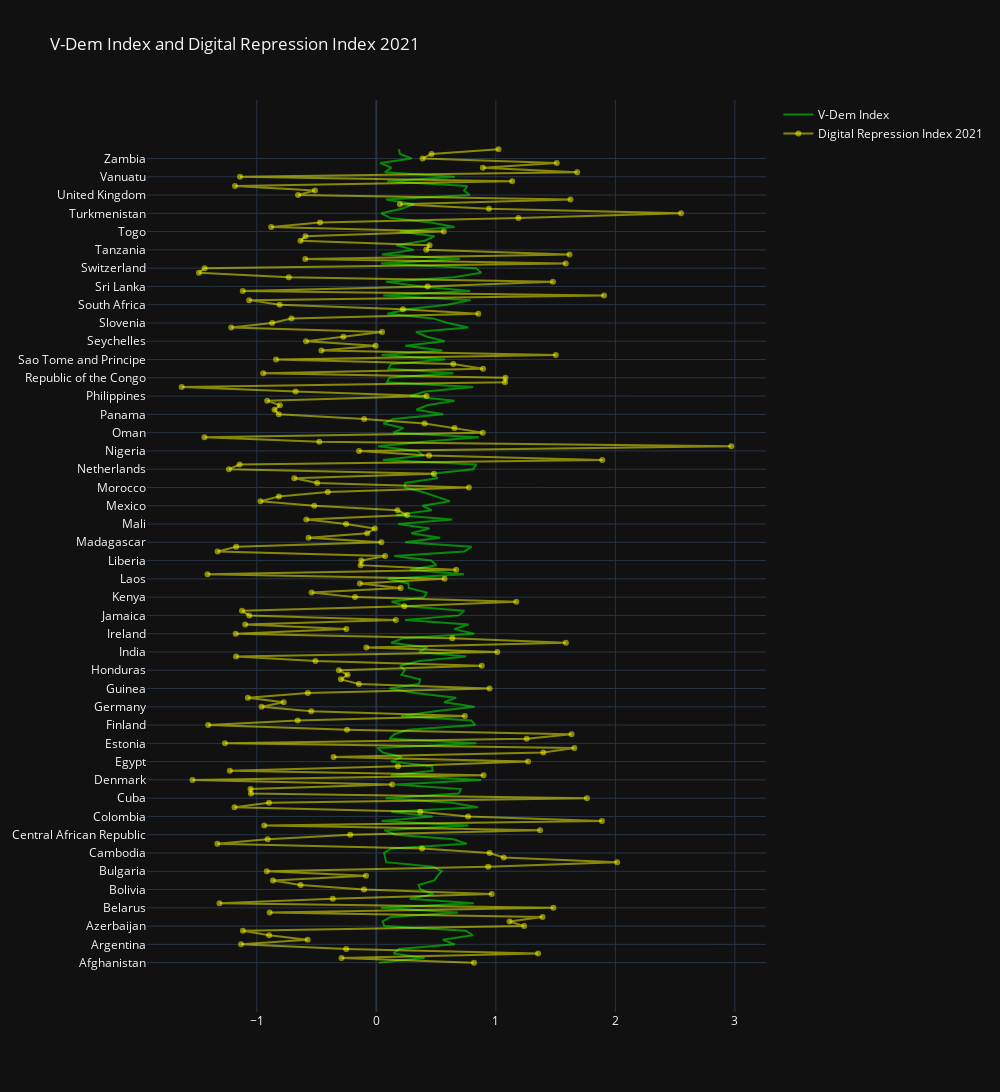

Notebook source saved alongside this figure:
### Markdown cell above
## Indices of Democracy and Repression of all countries:

### Code cell
import plotly.graph_objs as go

trace1 = go.Scatter(x = df['V-Dem Index'],
                    y = df['Country'],
                    name = 'V-Dem Index', 
                    mode= 'lines', 
                    marker = dict(color = 'rgba(0,255,0, 0.5)'), 
                    text = df['Country']) 

trace2 = go.Scatter(x = df['Digital Repression Index 2021'],
                    y = df['Country'],
                    name = 'Digital Repression Index 2021',
                    mode= 'lines+markers',
                    marker = dict(color = 'rgba(255,255,0, 0.5)'),
                    text = df['Country'])

data = [trace1, trace2]
layout = dict(title = 'V-Dem Index and Digital Repression Index 2021')
fig = go.Figure(data = data, layout=layout)
fig.update_layout(
    width=1000,
    height=3000)

fig.layout.template = 'plotly_dark'

iplot(fig)

### Figure 1 — Plotly figure (JSON) as saved in the notebook; plotly's stock layout.template omitted (floating-point values rounded to 4 significant figures; data arrays with more than 128 entries replaced by an {"elided": "..."} marker saying what was removed)
{"data": [{"marker": {"color": "rgba(0,255,0, 0.5)"}, "mode": "lines", "name": "V-Dem Index", "text": {"elided": "179 str values"}, "type": "scatter", "x": {"elided": "179 float values"}, "y": {"elided": "179 str values"}}, {"marker": {"color": "rgba(255,255,0, 0.5)"}, "mode": "lines+markers", "name": "Digital Repression Index 2021", "text": {"elided": "179 str values"}, "type": "scatter", "x": {"elided": "179 float values"}, "y": {"elided": "179 str values"}}], "layout": {"height": 3000, "title": {"text": "V-Dem Index and Digital Repression Index 2021"}, "width": 1000}}
